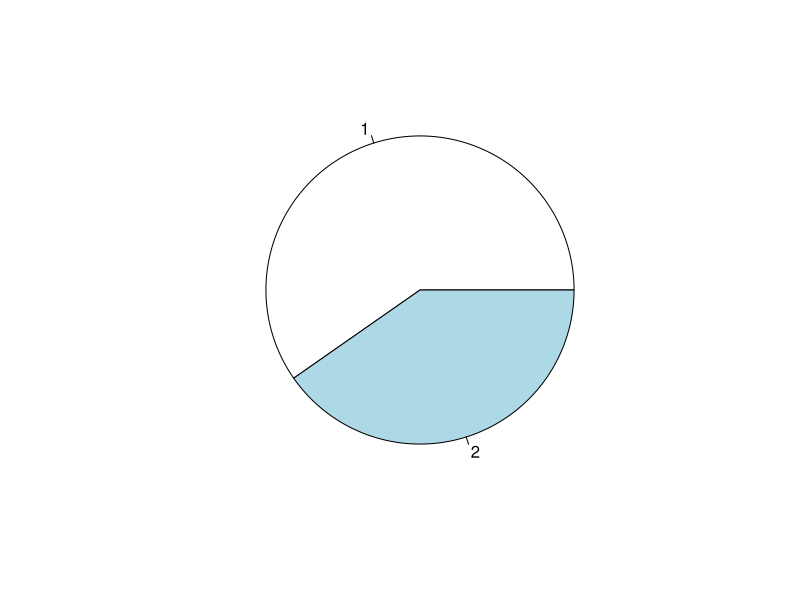

The R source for this figure:

setwd("C:/SVMnNN")
data <- read.csv("data.csv",sep=";",header = TRUE,stringsAsFactors = T,na.strings = c(' '))

dim(data)
summary(data)
table(data$nature.of.driver)
pie(table(data$nature.of.driver))

x <- subset(data, select=-nature.of.driver)
y <- data$nature.of.driver
index <- 1:nrow(data)
testindex <- sample(index, trunc(length(index)/2))
testset <- data[testindex,]
trainset <- data[-testindex,]
x_test <- x[testindex,]
x_train <- x[-testindex,]
y_test <- y[testindex]
y_train <- y[-testindex]

y_test <- as.factor(y_test)
y_train <- as.factor(y_train)

library("e1071")


#1 linear SVM:
svm_model_linear<- svm(x_train, y_train,method="C-classification", kernel="linear", cost=1, gamma=0.5)
summary(svm_model_linear)
svm_model=svm_model_linear
pred <- predict(svm_model,x_test)
table(pred,y_test)
mean(pred==y_test)


#2 Gaussian kernel SVM:
svm_model_radial<- svm(x_train, y_train,method="C-classification",kernel="radial", cost=1, gamma=0.5)
summary(svm_model_radial)
svm_model=svm_model_radial
pred <- predict(svm_model,x_test)
table(pred,y_test)
mean(pred==y_test)

#polynomial kernel SVM:
svm_model_polynomial<- svm(x_train, y_train ,method="C-classification",kernel="polynomial", cost=0.5, gamma=0.5)
summary(svm_model_polynomial)
svm_model=svm_model_polynomial
pred <- predict(svm_model_polynomial,x_test)
table(pred,y_test)
mean(pred==y_test)

#sigmoid kernel SVM:
svm_model_polynomial<- svm(x_train, y_train ,method="C-classification",kernel="sigmoid", cost=0.5, gamma=0.5)
summary(svm_model_polynomial)
svm_model=svm_model_polynomial
pred <- predict(svm_model_polynomial,x_test)
table(pred,y_test)
mean(pred==y_test)

  
  
  